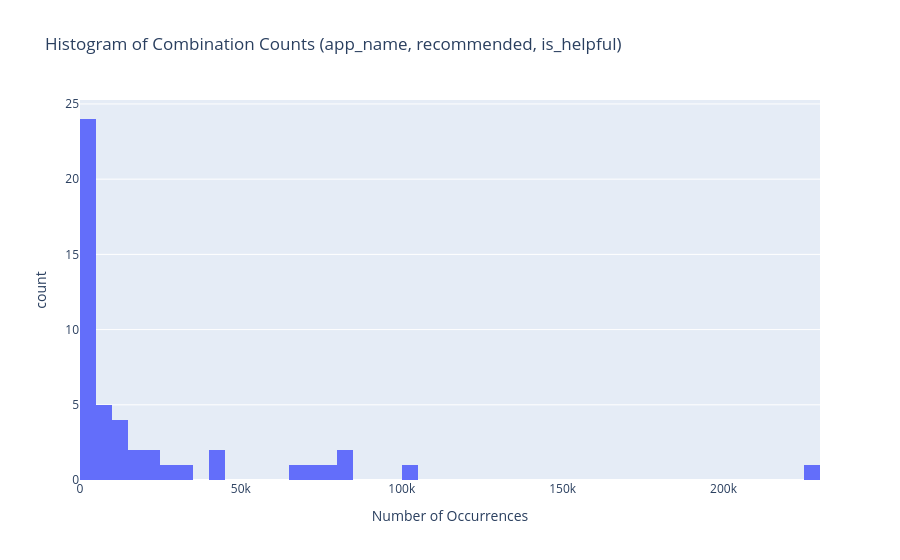

The code cell stored with this chart in its notebook:
### Code cell
import plotly.express as px

# Create a DataFrame with just the columns of interest and count the combinations
combo_counts = (
    df.groupby(["app_name", "recommended", "is_helpful"])
      .size()
      .reset_index(name="count")
)

# See how many unique combinations exist
num_combos = combo_counts.shape[0]
print(f"Number of unique (app_name, recommended, is_helpful) combinations: {num_combos}")

# Show histogram: how many times does each combination occur?
fig = px.histogram(
    combo_counts,
    x="count",
    nbins=50,
    title="Histogram of Combination Counts (app_name, recommended, is_helpful)",
    labels={"count": "Number of Occurrences"},
)
fig.show()

# Optionally: Display the most frequent combinations
display(combo_counts.sort_values("count", ascending=False).head(10))
display(combo_counts.sort_values("count", ascending=True).head(10))

### Figure 1 — Plotly figure (JSON) as saved in the notebook; plotly's stock layout.template omitted (floating-point values rounded to 4 significant figures)
{"data": [{"bingroup": "x", "hovertemplate": "Number of Occurrences=%{x}<br>count=%{y}<extra></extra>", "legendgroup": "", "marker": {"color": "#636efa", "pattern": {"shape": ""}}, "name": "", "nbinsx": 50, "orientation": "v", "showlegend": false, "type": "histogram", "x": [995, 762, 27474, 11329, 10765, 14700, 80795, 30302, 7151, 3375, 228053, 71996, 439, 562, 19386, 6888, 128, 309, 7667, 2979, 258, 84, 6455, 996, 369, 821, 81761, 19969, 2401, 1597, 75394, 22141, 3657, 9679, 42108, 10152, 1312, 2747, 65492, 20688, 828, 2622, 101149, 42167, 364, 2216, 262, 1244], "xaxis": "x", "yaxis": "y"}], "layout": {"barmode": "relative", "legend": {"tracegroupgap": 0}, "title": {"text": "Histogram of Combination Counts (app_name, recommended, is_helpful)"}, "xaxis": {"anchor": "y", "domain": [0, 1], "title": {"text": "Number of Occurrences"}}, "yaxis": {"anchor": "x", "domain": [0, 1], "title": {"text": "count"}}}}
